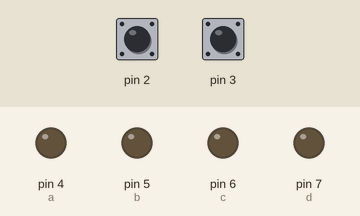
Simulated run of this sketch. Board: Arduino Uno, built with avr-gcc and run on an emulated ATmega328P. On the bench: output pins drawn as LEDs (lit = HIGH). The inputs (shaded band) are chosen by the test bench; at power-on: pin 2 LOW, pin 3 LOW.

Above: at 1.2 s.
1.3 s: pin 2 pulsed HIGH 5 times (0.12 s each, 0.3 s apart)
At 4.2 s:
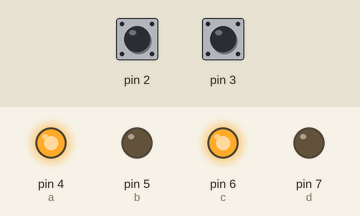
5.8 s: pin 3 pulsed HIGH 5 times (0.12 s each, 0.3 s apart)
At 7.8 s:
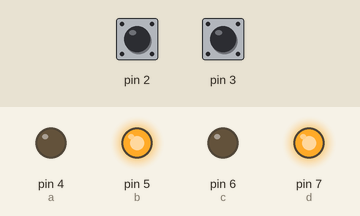
Timing chart, 0 to 10.0 s (numbered marks = the images above; inputs shaded):
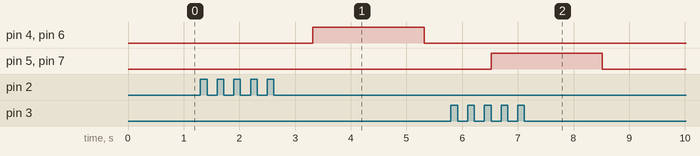

Measured:
- after the input at 1.3 s, pin 4 (a), pin 6 (c): LOW → HIGH after 2.0 s, → LOW 2.0 s later
- after the input at 5.8 s, pin 5 (b), pin 7 (d): LOW → HIGH after 0.72 s, → LOW 2.0 s later

The sketch:

Flysky_Two_Motors.ino
```cpp
//Robotic car with flysky fsi6-fsi6x and others radio controller
//YouTube|Shahriar's TechGallery
//join with our robotics team (Facebook page : Shahriar's TechGallery)

double ch1=2;
int a=4; int b=5;

double ch2=3;
int c=6; int d=7;


void setup()
{
  Serial.begin(9600);

  pinMode(2,INPUT);
  pinMode(4,OUTPUT); pinMode(5,OUTPUT);

  pinMode(3,INPUT);
  pinMode(6,OUTPUT); pinMode(7,OUTPUT);

}

void loop()
{
ch1 = pulseIn(2,HIGH);
ch2 = pulseIn(3,HIGH);

if((ch1==0)&&(ch2==0))
{
 digitalWrite(a,LOW); digitalWrite(b,LOW);
 digitalWrite(c,LOW);digitalWrite(d,LOW);
}

else if((ch1>1530)&&(ch2>1530))
{
digitalWrite(a,HIGH); digitalWrite(b,LOW);
 digitalWrite(c,LOW);digitalWrite(d,HIGH);
}

else if((ch1>1530)&&(ch2<1460))
{
   digitalWrite(a,HIGH); digitalWrite(b,LOW);
 digitalWrite(c,HIGH);digitalWrite(d,LOW);

}

else if((ch1<1460)&&(ch2>1530))
{
  digitalWrite(a,LOW); digitalWrite(b,HIGH);
 digitalWrite(c,LOW);digitalWrite(d,HIGH);
}

else if((ch1<1460)&&(ch2<1460))
{  digitalWrite(a,LOW); digitalWrite(b,HIGH);
 digitalWrite(c,HIGH);digitalWrite(d,LOW);


}

else
{
 digitalWrite(a,LOW); digitalWrite(b,LOW);
 digitalWrite(c,LOW);digitalWrite(d,LOW);
}

}
```
